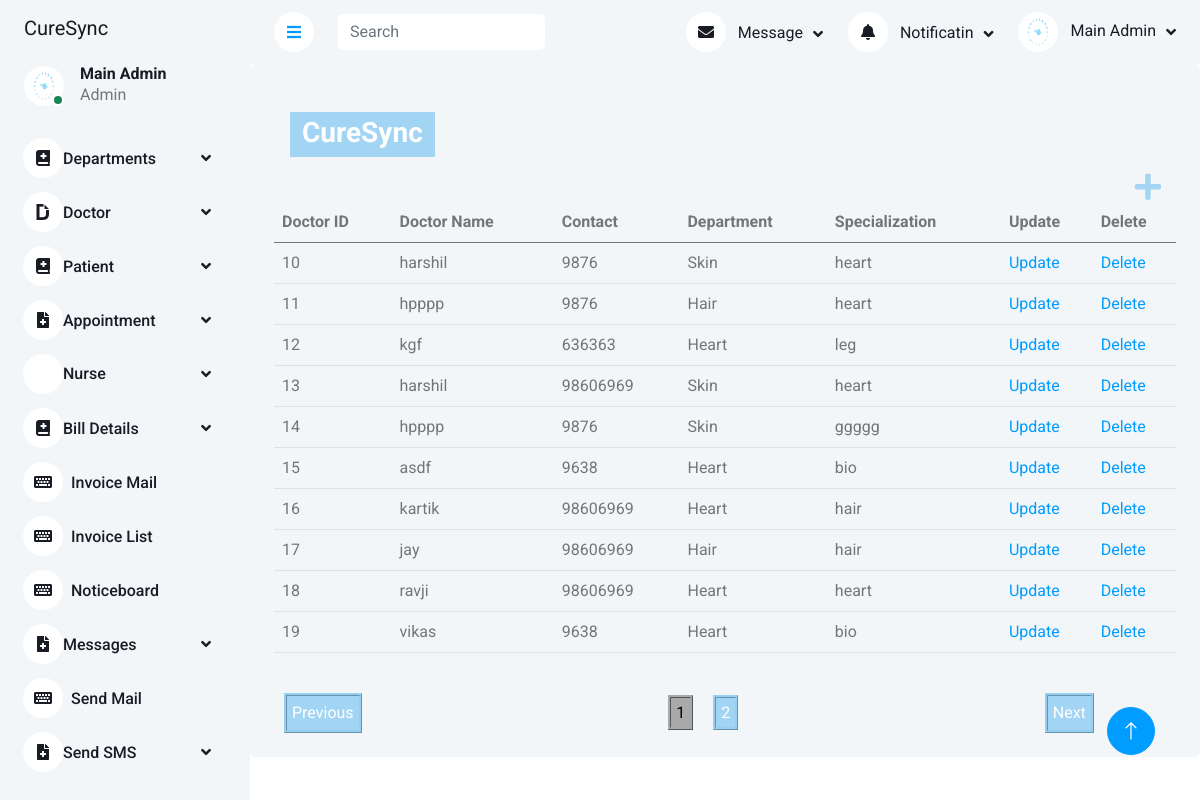
/viewdoctors/, run on the app's committed database.
### app1/models.py (models this page shows, shortened)
class Doctor(models.Model):
    name=models.CharField(max_length=50)
    mobile=models.PositiveBigIntegerField()
    department=models.ForeignKey(Department,on_delete=models.PROTECT)
    special=models.CharField(max_length=50)

class Department(models.Model):
    name=models.CharField(max_length=50)
    def __str__(self):
        return self.name

### app1/views.py (the view)
# urls.py: path('viewdoctors/',views.viewdoctors,name='viewdoctors'),
def viewdoctors(request):
    doc=Doctor.objects.all()
    d = {'doc':doc}
    return render(request,'viewdoctors.html',d)

### template/viewdoctors.html (shortened to what this page needs)
{%extends 'adminmain12.html'%}
{%block content %}
<div class="col-12">
    <div class="bg-light rounded h-100 p-4">
      <br>
      <h3><section class="animation">
        <div class="first"><div>CureSync</div></div>
        <br>
      </section></h3>
        <h2><p  class= "select plus-btn" >
          <a class="button1 plus-plus"type="button" href="{% url 'adddoctors' %}"><i class="fa fa-plus" ></i></a>
      </p></h2>
      <div class="table-responsive" style="margin-top: -50px;">
        <table id="example" class="table"style="margin-top: 30px;">
            <thead>
              <tr>
                <th>
                  Doctor ID
                </th>
                <th>
                  Doctor Name
                </th>
                <th>
                  Contact
                </th>
                <th>
                  Department
                </th>
                <th>
                  Specialization
                </th>
                <th>
                  Update
                </th>
                <th>
                  Delete
                </th>
              </tr>
            </thead>
            <tbody>
              {% for i in doc %}
              <tr>
                  <td>{{i.id}}</td>
                  <td>{{i.name}}</td>
                  <td>{{i.mobile}}</td>
                  <td>{{i.department}}</td>
                  <td>{{i.special}}</td>
                  <td class="select"><a class="button"href="{% url 'editdoctor' i.id %}" onclick="return confirm('Are   you really want to update ')" class="btn btn-primary">Update</a></td>
                  <td class="select"><a class="button"href="{% url 'deletedoctor' i.id %}" onclick="return confirm('Are   you really want to delete ')" class="btn btn-danger">Delete</a></td>
              </tr>
              {% endfor i in doc %}
          </tbody>
          </table>
        </div>
    </div>
</div>
</div>
</div>
{% endblock %}

### static/css/s1.css (style rules this page uses)
body { font-family:'Roboto'; background-color: #131417; }
p { text-shadow: 0 0 7px rgba(255,255,255,.3), 0 0 3px rgba(255,255,255,.3); }
.animation { height:50px; overflow:hidden; margin-left: 1rem; }
.animation > div > div { padding: 0.25rem 0.75rem; height:2.81rem; margin-bottom: 2.81rem; display:inline-block; }
.animation div:first-child { animation: text-animation 8s infinite; }
.first div { color: white; background-color:rgba(150, 207, 243, 0.859); }

### static/css/style.css (style rules this page uses)
:root { --primary:#009CFF ; --light: #F3F6F9; --dark: #191C24; }
.plus-btn { display: flex; align-items: center; justify-content: end; margin-right: 15px; }
.plus-plus { color: rgba(150, 207, 243, 0.859); font-size:30px; }

### data on the page
Doctor: id "10", name "harshil", mobile "9876", department "Skin", special "heart"
Doctor: id "11", name "hpppp", mobile "9876", department "Hair", special "heart"
Doctor: id "12", name "kgf", mobile "636363", department "Heart", special "leg"
Doctor: id "13", name "harshil", mobile "98606969", department "Skin", special "heart"
Doctor: id "14", name "hpppp", mobile "9876", department "Skin", special "ggggg"
Doctor: id "15", name "asdf", mobile "9638", department "Heart", special "bio"
Doctor: id "16", name "kartik", mobile "98606969", department "Heart", special "hair"
Doctor: id "17", name "jay", mobile "98606969", department "Hair", special "hair"
Doctor: id "18", name "ravji", mobile "98606969", department "Heart", special "heart"
Doctor: id "19", name "vikas", mobile "9638", department "Heart", special "bio"
